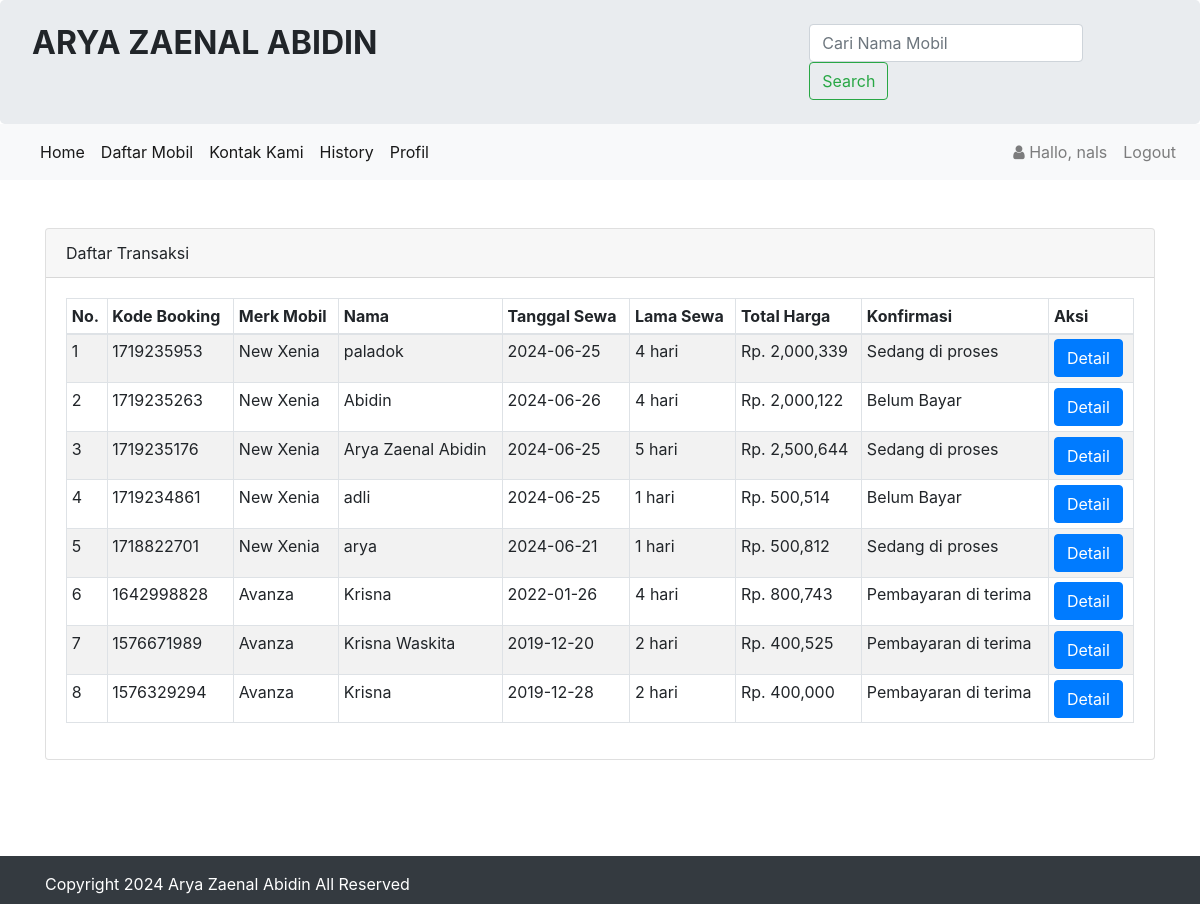
Screenshot of /history.php (signed in) with the database file from the repository.
### tables this page shows
CREATE TABLE `infoweb` (
  `id` int(11) NOT NULL,
  `nama_rental` varchar(255) DEFAULT NULL,
  `telp` varchar(15) DEFAULT NULL,
  `alamat` text DEFAULT NULL,
  `email` varchar(255) DEFAULT NULL,
  `no_rek` text DEFAULT NULL,
  `updated_at` timestamp NOT NULL DEFAULT current_timestamp() ON UPDATE current_timestamp()
);

CREATE TABLE `booking` (
  `id_booking` int(11) NOT NULL,
  `kode_booking` varchar(255) NOT NULL,
  `id_login` int(11) NOT NULL,
  `id_mobil` int(11) NOT NULL,
  `ktp` varchar(255) NOT NULL,
  `nama` varchar(255) NOT NULL,
  `alamat` varchar(255) NOT NULL,
  `no_tlp` varchar(15) NOT NULL,
  `tanggal` varchar(255) NOT NULL,
  `lama_sewa` int(11) NOT NULL,
  `total_harga` int(11) NOT NULL,
  `konfirmasi_pembayaran` varchar(255) NOT NULL,
  `tgl_input` varchar(255) NOT NULL
);

CREATE TABLE `mobil` (
  `id_mobil` int(11) NOT NULL,
  `no_plat` varchar(255) NOT NULL,
  `merk` varchar(255) NOT NULL,
  `harga` int(255) NOT NULL,
  `deskripsi` varchar(255) NOT NULL,
  `status` varchar(255) NOT NULL,
  `gambar` text NOT NULL
);

### koneksi/koneksi.php (called while the page is built, shortened)
<?php
    $user = 'root';
    $pass = '';
    $koneksi = new PDO("mysql:host=localhost;dbname=codekop_free_rental_mobil", $user, $pass);
    $url = "http://localhost/rental_mobil-master/";
    $sql_web = "SELECT * FROM infoweb WHERE id = 1";
    $row_web = $koneksi->prepare($sql_web);
    $row_web->execute();
    $info_web = $row_web->fetch(PDO::FETCH_OBJ);
?>

### history.php (the view, shortened to what this page needs)
<?php
    require 'koneksi/koneksi.php';
    include 'header.php';
    $hasil = $koneksi->query("SELECT mobil.merk, booking.* FROM booking JOIN mobil ON
    booking.id_mobil=mobil.id_mobil ORDER BY id_booking DESC")->fetchAll();
?>
<br>
<br>
<div class="container">
    <div class="row">
        <div class="col-sm-12">
            <div class="card">
                <div class="card-header">
                    Daftar Transaksi
                </div>
                <div class="card-body">
                    <table class="table table-striped table-bordered table-sm">
                        <thead>
                            <tr>
                                <th>No. </th>
                                <th>Kode Booking</th>
                                <th>Merk Mobil</th>
                                <th>Nama </th>
                                <th>Tanggal Sewa </th>
                                <th>Lama Sewa </th>
                                <th>Total Harga</th>
                                <th>Konfirmasi</th>
                                <th>Aksi</th>
                            </tr>
                        </thead>
                        <tbody>
                            <?php  $no=1; foreach($hasil as $isi){?>
                            <tr>
                                <td><?php echo $no;?></td>
                                <td><?= $isi['kode_booking'];?></td>
                                <td><?= $isi['merk'];?></td>
                                <td><?= $isi['nama'];?></td>
                                <td><?= $isi['tanggal'];?></td>
                                <td><?= $isi['lama_sewa'];?> hari</td>
                                <td>Rp. <?= number_format($isi['total_harga']);?></td>
                                <td><?= $isi['konfirmasi_pembayaran'];?></td>
                                <td>
                                    <a class="btn btn-primary" href="bayar.php?id=<?= $isi['kode_booking'];?>"
                                        role="button">Detail</a>
                                </td>
                            </tr>
                            <?php $no++;}?>
                        </tbody>
                    </table>
                </div>
            </div>
        </div>
    </div>
</div>
<br>
<br>
<br>
<?php include 'footer.php';?>

### header.php (shortened to what this page needs)
<!doctype html>
<html lang="en">
  <head>
    <link rel="stylesheet" href="assets/css/bootstrap.css" >
    <link rel="stylesheet" href="assets/css/font-awesome.css" >
  </head>
  <body>
    <div class="jumbotron pt-4 pb-4">
        <div class="row">
            <div class="col-sm-8">
                <h2><b style="text-transform:uppercase;"><?= $info_web->nama_rental;?> </b></h2>
            </div>
            <div class="col-sm-4">
                <form class="form-inline" method="get" action="blog.php">
                    <input class="form-control mr-sm-2" type="search" name="cari" placeholder="Cari Nama Mobil" aria-label="Search">
                    <button class="btn btn-outline-success my-2 my-sm-0" type="submit">Search</button>
                </form>
            </div>
        </div>
    </div>
    <nav class="navbar navbar-expand-lg navbar-light bg-light">
        <div class="collapse navbar-collapse" id="navbarTogglerDemo01">
            <ul class="navbar-nav mr-auto mt-2 mt-lg-0">
                <li class="nav-item active">
                    <a class="nav-link" href="index.php">Home <span class="sr-only">(current)</span></a>
                </li>
                <li class="nav-item active">
                    <a class="nav-link" href="blog.php">Daftar Mobil</a>
                </li>
                <li class="nav-item active">
                    <a class="nav-link" href="kontak.php">Kontak Kami</a>
                </li>
            <?php if(!empty($_SESSION['USER'])){?>
                <li class="nav-item active">
                    <a class="nav-link" href="history.php">History</a>
                </li>
                <li class="nav-item active">
                    <a class="nav-link" href="profil.php">Profil</a>
                </li>
            <?php }?>
            </ul>
            <?php if(!empty($_SESSION['USER'])){?>
            <ul class="navbar-nav my-2 my-lg-0">
                <li class="nav-item">
                    <a class="nav-link" href="#">
                        <i class="fa fa-user"> </i> Hallo, <?php echo $_SESSION['USER']['nama_pengguna'];?>
                    </a>
                </li>
                <li class="nav-item">
                    <a class="nav-link" onclick="return confirm('Apakah anda ingin logout ?');" href="<?php echo $url;?>admin/logout.php">Logout</a>
                </li>
            </ul>
            <?php }?>
        </div>
    </nav>

### footer.php (shortened to what this page needs)
    <div class="footer mt-4 bg-dark text-white pt-3 pb-2">
      <div class="container">
        Copyright <?= date('Y');?> <?= $info_web->nama_rental;?> All Reserved
      </div>
    </div>
  </body>
</html>

### rows the page displays
infoweb: nama_rental "ARYA ZAENAL ABIDIN", nama_rental "Arya Zaenal Abidin"
booking: kode_booking "1719235953", id_mobil.merk "New Xenia", nama "paladok", tanggal "2024-06-25", lama_sewa "4", total_harga "2,000,339", konfirmasi_pembayaran "Sedang di proses"
booking: kode_booking "1719235263", id_mobil.merk "New Xenia", nama "Abidin", tanggal "2024-06-26", lama_sewa "4", total_harga "2,000,122", konfirmasi_pembayaran "Belum Bayar"
booking: kode_booking "1719235176", id_mobil.merk "New Xenia", nama "Arya Zaenal Abidin", tanggal "2024-06-25", lama_sewa "5", total_harga "2,500,644", konfirmasi_pembayaran "Sedang di proses"
booking: kode_booking "1719234861", id_mobil.merk "New Xenia", nama "adli", tanggal "2024-06-25", lama_sewa "1", total_harga "500,514", konfirmasi_pembayaran "Belum Bayar"
booking: kode_booking "1718822701", id_mobil.merk "New Xenia", nama "arya", tanggal "2024-06-21", lama_sewa "1", total_harga "500,812", konfirmasi_pembayaran "Sedang di proses"
booking: kode_booking "1642998828", id_mobil.merk "Avanza", nama "Krisna", tanggal "2022-01-26", lama_sewa "4", total_harga "800,743", konfirmasi_pembayaran "Pembayaran di terima"
booking: kode_booking "1576671989", id_mobil.merk "Avanza", nama "Krisna Waskita", tanggal "2019-12-20", lama_sewa "2", total_harga "400,525", konfirmasi_pembayaran "Pembayaran di terima"
booking: kode_booking "1576329294", id_mobil.merk "Avanza", nama "Krisna", tanggal "2019-12-28", lama_sewa "2", total_harga "400,000", konfirmasi_pembayaran "Pembayaran di terima"

### other values shown
$_SESSION['USER']['nama_pengguna'] "nals"
